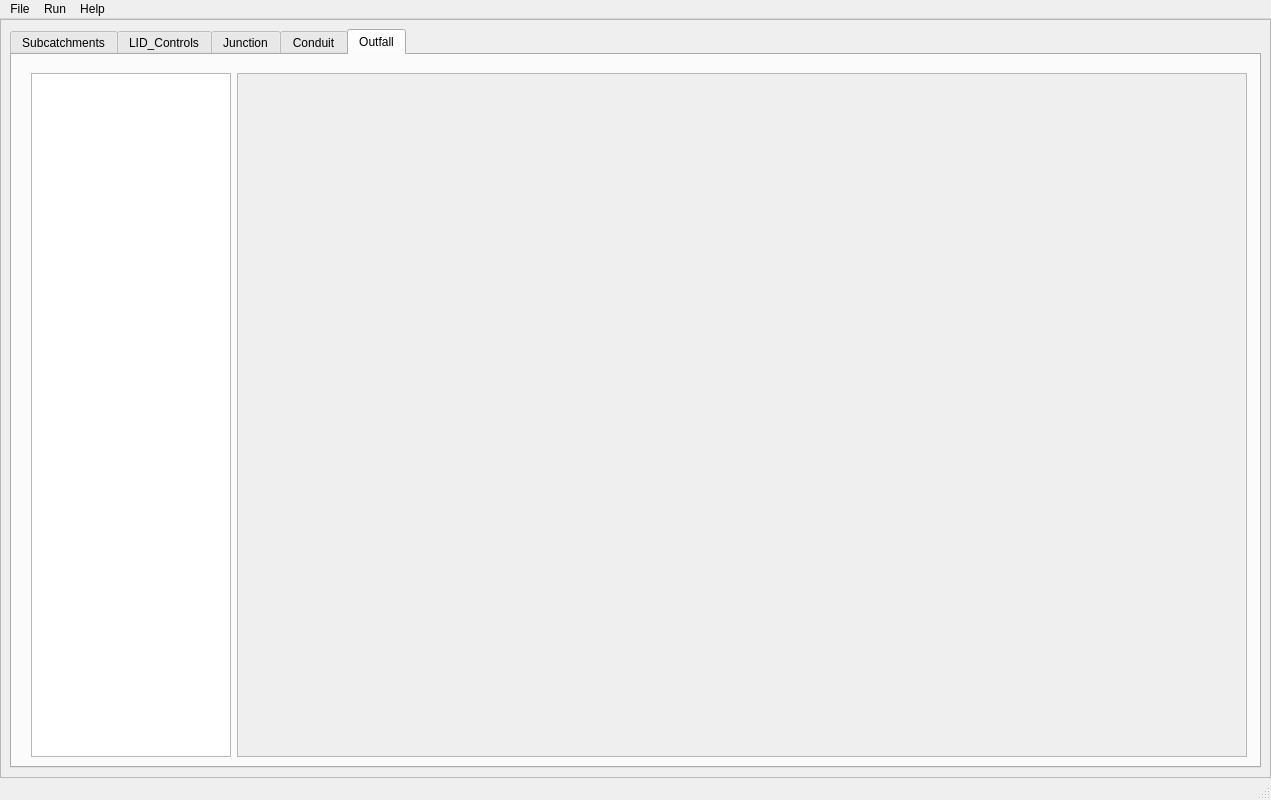
<?xml version="1.0" encoding="UTF-8"?>
<ui version="4.0">
 <class>MainWindow</class>
 <widget class="QMainWindow" name="MainWindow">
  <property name="windowModality">
   <enum>Qt::NonModal</enum>
  </property>
  <property name="geometry">
   <rect>
    <x>0</x>
    <y>0</y>
    <width>1271</width>
    <height>800</height>
   </rect>
  </property>
  <property name="contextMenuPolicy">
   <enum>Qt::DefaultContextMenu</enum>
  </property>
  <property name="windowTitle">
   <string>SWMM2PEST</string>
  </property>
  <property name="windowIcon">
   <iconset>
    <normaloff>../../../../../.designer/Images/EPA1.png</normaloff>../../../../../.designer/Images/EPA1.png</iconset>
  </property>
  <property name="tabShape">
   <enum>QTabWidget::Rounded</enum>
  </property>
  <widget class="QWidget" name="centralwidget">
   <layout class="QGridLayout" name="gridLayout">
    <property name="leftMargin">
     <number>0</number>
    </property>
    <property name="topMargin">
     <number>0</number>
    </property>
    <property name="rightMargin">
     <number>0</number>
    </property>
    <property name="bottomMargin">
     <number>0</number>
    </property>
    <property name="spacing">
     <number>0</number>
    </property>
    <item row="0" column="0">
     <widget class="QScrollArea" name="scrollArea">
      <property name="widgetResizable">
       <bool>true</bool>
      </property>
      <widget class="QWidget" name="scrollAreaWidgetContents">
       <property name="geometry">
        <rect>
         <x>0</x>
         <y>0</y>
         <width>1269</width>
         <height>757</height>
        </rect>
       </property>
       <layout class="QGridLayout" name="gridLayout_2">
        <item row="0" column="0">
         <widget class="QTabWidget" name="tabInner">
          <property name="enabled">
           <bool>true</bool>
          </property>
          <property name="currentIndex">
           <number>4</number>
          </property>
          <widget class="QWidget" name="tabSubcatchments">
           <attribute name="title">
            <string>Subcatchments</string>
           </attribute>
           <layout class="QHBoxLayout" name="horizontalLayout_3">
            <property name="bottomMargin">
             <number>0</number>
            </property>
            <item>
             <layout class="QHBoxLayout" name="horizontalLayout_4">
              <item>
               <widget class="QWidget" name="widget" native="true">
                <layout class="QGridLayout" name="gridLayout_3">
                 <item row="0" column="0">
                  <widget class="QListWidget" name="listSubcatchments">
                   <property name="maximumSize">
                    <size>
                     <width>200</width>
                     <height>16777215</height>
                    </size>
                   </property>
                  </widget>
                 </item>
                 <item row="0" column="1">
                  <widget class="QScrollArea" name="scrollArea_2">
                   <property name="verticalScrollBarPolicy">
                    <enum>Qt::ScrollBarAsNeeded</enum>
                   </property>
                   <property name="horizontalScrollBarPolicy">
                    <enum>Qt::ScrollBarAsNeeded</enum>
                   </property>
                   <property name="sizeAdjustPolicy">
                    <enum>QAbstractScrollArea::AdjustToContentsOnFirstShow</enum>
                   </property>
                   <property name="widgetResizable">
                    <bool>true</bool>
                   </property>
                   <widget class="QWidget" name="scrollAreaWidgetContents_2">
                    <property name="geometry">
                     <rect>
                      <x>0</x>
                      <y>0</y>
                      <width>999</width>
                      <height>682</height>
                     </rect>
                    </property>
                    <layout class="QGridLayout" name="gridLayout_4">
                     <item row="0" column="0">
                      <layout class="QFormLayout" name="formLayout_Sub">
                       <property name="sizeConstraint">
                        <enum>QLayout::SetDefaultConstraint</enum>
                       </property>
                       <property name="fieldGrowthPolicy">
                        <enum>QFormLayout::ExpandingFieldsGrow</enum>
                       </property>
                       <property name="rowWrapPolicy">
                        <enum>QFormLayout::WrapLongRows</enum>
                       </property>
                       <property name="horizontalSpacing">
                        <number>10</number>
                       </property>
                       <property name="verticalSpacing">
                        <number>12</number>
                       </property>
                       <property name="leftMargin">
                        <number>50</number>
                       </property>
                       <property name="topMargin">
                        <number>10</number>
                       </property>
                       <property name="rightMargin">
                        <number>50</number>
                       </property>
                       <property name="bottomMargin">
                        <number>10</number>
                       </property>
                      </layout>
                     </item>
                    </layout>
                   </widget>
                  </widget>
                 </item>
                </layout>
               </widget>
              </item>
             </layout>
            </item>
           </layout>
          </widget>
          <widget class="QWidget" name="tabLID_Controls">
           <attribute name="title">
            <string>LID_Controls</string>
           </attribute>
           <layout class="QHBoxLayout" name="horizontalLayout_5">
            <property name="bottomMargin">
             <number>0</number>
            </property>
            <item>
             <layout class="QGridLayout" name="gridLayout_5">
              <item row="0" column="0">
               <widget class="QWidget" name="widget_2" native="true">
                <layout class="QGridLayout" name="gridLayout_6">
                 <item row="0" column="0">
                  <widget class="QListWidget" name="listLID_Controls">
                   <property name="maximumSize">
                    <size>
                     <width>200</width>
                     <height>16777215</height>
                    </size>
                   </property>
                  </widget>
                 </item>
                 <item row="0" column="1">
                  <widget class="QScrollArea" name="scrollArea_3">
                   <property name="widgetResizable">
                    <bool>true</bool>
                   </property>
                   <widget class="QWidget" name="scrollAreaWidgetContents_3">
                    <property name="geometry">
                     <rect>
                      <x>0</x>
                      <y>0</y>
                      <width>999</width>
                      <height>682</height>
                     </rect>
                    </property>
                    <layout class="QGridLayout" name="gridLayout_7">
                     <item row="0" column="0">
                      <layout class="QFormLayout" name="formLayout_LID">
                       <property name="sizeConstraint">
                        <enum>QLayout::SetNoConstraint</enum>
                       </property>
                       <property name="horizontalSpacing">
                        <number>10</number>
                       </property>
                       <property name="verticalSpacing">
                        <number>12</number>
                       </property>
                       <property name="leftMargin">
                        <number>50</number>
                       </property>
                       <property name="topMargin">
                        <number>10</number>
                       </property>
                       <property name="rightMargin">
                        <number>50</number>
                       </property>
                       <property name="bottomMargin">
                        <number>10</number>
                       </property>
                      </layout>
                     </item>
                    </layout>
                   </widget>
                  </widget>
                 </item>
                </layout>
               </widget>
              </item>
             </layout>
            </item>
           </layout>
          </widget>
          <widget class="QWidget" name="tabJunction">
           <attribute name="title">
            <string>Junction</string>
           </attribute>
           <widget class="QWidget" name="horizontalLayoutWidget">
            <property name="geometry">
             <rect>
              <x>9</x>
              <y>9</y>
              <width>1237</width>
              <height>705</height>
             </rect>
            </property>
            <layout class="QHBoxLayout" name="horizontalLayout">
             <item>
              <widget class="QWidget" name="widget_3" native="true">
               <property name="enabled">
                <bool>true</bool>
               </property>
               <widget class="QListWidget" name="listJunction">
                <property name="geometry">
                 <rect>
                  <x>9</x>
                  <y>9</y>
                  <width>200</width>
                  <height>684</height>
                 </rect>
                </property>
                <property name="maximumSize">
                 <size>
                  <width>200</width>
                  <height>684</height>
                 </size>
                </property>
               </widget>
               <widget class="QScrollArea" name="scrollArea_4">
                <property name="geometry">
                 <rect>
                  <x>215</x>
                  <y>9</y>
                  <width>1010</width>
                  <height>684</height>
                 </rect>
                </property>
                <property name="maximumSize">
                 <size>
                  <width>16777215</width>
                  <height>684</height>
                 </size>
                </property>
                <property name="widgetResizable">
                 <bool>true</bool>
                </property>
                <widget class="QWidget" name="scrollAreaWidgetContents_4">
                 <property name="geometry">
                  <rect>
                   <x>0</x>
                   <y>0</y>
                   <width>1008</width>
                   <height>682</height>
                  </rect>
                 </property>
                 <widget class="QWidget" name="formLayoutWidget">
                  <property name="geometry">
                   <rect>
                    <x>9</x>
                    <y>9</y>
                    <width>988</width>
                    <height>663</height>
                   </rect>
                  </property>
                  <layout class="QFormLayout" name="formLayout_Jun">
                   <property name="sizeConstraint">
                    <enum>QLayout::SetNoConstraint</enum>
                   </property>
                   <property name="horizontalSpacing">
                    <number>10</number>
                   </property>
                   <property name="verticalSpacing">
                    <number>12</number>
                   </property>
                   <property name="leftMargin">
                    <number>50</number>
                   </property>
                   <property name="topMargin">
                    <number>10</number>
                   </property>
                   <property name="rightMargin">
                    <number>50</number>
                   </property>
                   <property name="bottomMargin">
                    <number>10</number>
                   </property>
                  </layout>
                 </widget>
                </widget>
               </widget>
              </widget>
             </item>
            </layout>
           </widget>
          </widget>
          <widget class="QWidget" name="tabConduit">
           <property name="accessibleName">
            <string>tabConduit</string>
           </property>
           <attribute name="title">
            <string>Conduit</string>
           </attribute>
           <widget class="QWidget" name="horizontalLayoutWidget_3">
            <property name="geometry">
             <rect>
              <x>9</x>
              <y>11</y>
              <width>1237</width>
              <height>705</height>
             </rect>
            </property>
            <layout class="QHBoxLayout" name="horizontalLayout_11">
             <item>
              <widget class="QWidget" name="widget_7" native="true">
               <property name="enabled">
                <bool>true</bool>
               </property>
               <widget class="QListWidget" name="listConduit">
                <property name="geometry">
                 <rect>
                  <x>9</x>
                  <y>9</y>
                  <width>200</width>
                  <height>684</height>
                 </rect>
                </property>
                <property name="maximumSize">
                 <size>
                  <width>200</width>
                  <height>684</height>
                 </size>
                </property>
               </widget>
               <widget class="QScrollArea" name="scrollArea_8">
                <property name="geometry">
                 <rect>
                  <x>215</x>
                  <y>9</y>
                  <width>1010</width>
                  <height>684</height>
                 </rect>
                </property>
                <property name="maximumSize">
                 <size>
                  <width>16777215</width>
                  <height>684</height>
                 </size>
                </property>
                <property name="widgetResizable">
                 <bool>true</bool>
                </property>
                <widget class="QWidget" name="scrollAreaWidgetContents_8">
                 <property name="geometry">
                  <rect>
                   <x>0</x>
                   <y>0</y>
                   <width>1008</width>
                   <height>682</height>
                  </rect>
                 </property>
                 <widget class="QWidget" name="formLayoutWidget_3">
                  <property name="geometry">
                   <rect>
                    <x>9</x>
                    <y>9</y>
                    <width>988</width>
                    <height>663</height>
                   </rect>
                  </property>
                  <layout class="QFormLayout" name="formLayout_Con">
                   <property name="sizeConstraint">
                    <enum>QLayout::SetNoConstraint</enum>
                   </property>
                   <property name="horizontalSpacing">
                    <number>10</number>
                   </property>
                   <property name="verticalSpacing">
                    <number>12</number>
                   </property>
                   <property name="leftMargin">
                    <number>50</number>
                   </property>
                   <property name="topMargin">
                    <number>10</number>
                   </property>
                   <property name="rightMargin">
                    <number>50</number>
                   </property>
                   <property name="bottomMargin">
                    <number>10</number>
                   </property>
                  </layout>
                 </widget>
                </widget>
               </widget>
              </widget>
             </item>
            </layout>
           </widget>
          </widget>
          <widget class="QWidget" name="tabOutfall">
           <attribute name="title">
            <string>Outfall</string>
           </attribute>
           <widget class="QWidget" name="horizontalLayoutWidget_4">
            <property name="geometry">
             <rect>
              <x>10</x>
              <y>9</y>
              <width>1237</width>
              <height>705</height>
             </rect>
            </property>
            <layout class="QHBoxLayout" name="horizontalLayout_12">
             <item>
              <widget class="QWidget" name="widget_8" native="true">
               <property name="enabled">
                <bool>true</bool>
               </property>
               <widget class="QListWidget" name="listOutfall">
                <property name="geometry">
                 <rect>
                  <x>9</x>
                  <y>9</y>
                  <width>200</width>
                  <height>684</height>
                 </rect>
                </property>
                <property name="maximumSize">
                 <size>
                  <width>200</width>
                  <height>684</height>
                 </size>
                </property>
               </widget>
               <widget class="QScrollArea" name="scrollArea_9">
                <property name="geometry">
                 <rect>
                  <x>215</x>
                  <y>9</y>
                  <width>1010</width>
                  <height>684</height>
                 </rect>
                </property>
                <property name="maximumSize">
                 <size>
                  <width>16777215</width>
                  <height>684</height>
                 </size>
                </property>
                <property name="widgetResizable">
                 <bool>true</bool>
                </property>
                <widget class="QWidget" name="scrollAreaWidgetContents_9">
                 <property name="geometry">
                  <rect>
                   <x>0</x>
                   <y>0</y>
                   <width>1008</width>
                   <height>682</height>
                  </rect>
                 </property>
                 <widget class="QWidget" name="formLayoutWidget_4">
                  <property name="geometry">
                   <rect>
                    <x>9</x>
                    <y>9</y>
                    <width>988</width>
                    <height>663</height>
                   </rect>
                  </property>
                  <layout class="QFormLayout" name="formLayout_Out">
                   <property name="sizeConstraint">
                    <enum>QLayout::SetNoConstraint</enum>
                   </property>
                   <property name="horizontalSpacing">
                    <number>10</number>
                   </property>
                   <property name="verticalSpacing">
                    <number>12</number>
                   </property>
                   <property name="leftMargin">
                    <number>50</number>
                   </property>
                   <property name="topMargin">
                    <number>10</number>
                   </property>
                   <property name="rightMargin">
                    <number>50</number>
                   </property>
                   <property name="bottomMargin">
                    <number>10</number>
                   </property>
                  </layout>
                 </widget>
                </widget>
               </widget>
              </widget>
             </item>
            </layout>
           </widget>
          </widget>
         </widget>
        </item>
       </layout>
      </widget>
     </widget>
    </item>
   </layout>
  </widget>
  <widget class="QMenuBar" name="menubar">
   <property name="geometry">
    <rect>
     <x>0</x>
     <y>0</y>
     <width>1271</width>
     <height>21</height>
    </rect>
   </property>
   <widget class="QMenu" name="menuFile">
    <property name="title">
     <string>File</string>
    </property>
    <addaction name="separator"/>
    <addaction name="actionNew"/>
    <addaction name="actionExit"/>
   </widget>
   <widget class="QMenu" name="menuRun">
    <property name="title">
     <string>Run</string>
    </property>
    <addaction name="actionRun_Pest_Calibration"/>
   </widget>
   <widget class="QMenu" name="menuHelp">
    <property name="title">
     <string>Help</string>
    </property>
    <addaction name="actionGuide"/>
   </widget>
   <addaction name="menuFile"/>
   <addaction name="menuRun"/>
   <addaction name="menuHelp"/>
  </widget>
  <widget class="QStatusBar" name="statusbar"/>
  <action name="actionExit">
   <property name="text">
    <string>Exit</string>
   </property>
  </action>
  <action name="actionHelp">
   <property name="text">
    <string>Help</string>
   </property>
  </action>
  <action name="actionNew">
   <property name="text">
    <string>New</string>
   </property>
  </action>
  <action name="actionRun_Pest_Calibration">
   <property name="text">
    <string>Run Pest Calibration</string>
   </property>
  </action>
  <action name="actionTest">
   <property name="text">
    <string>Test</string>
   </property>
  </action>
  <action name="actionGuide">
   <property name="text">
    <string>Guide</string>
   </property>
  </action>
  <action name="actionPyQt">
   <property name="text">
    <string>PyQt</string>
   </property>
  </action>
 </widget>
 <resources/>
 <connections/>
</ui>
